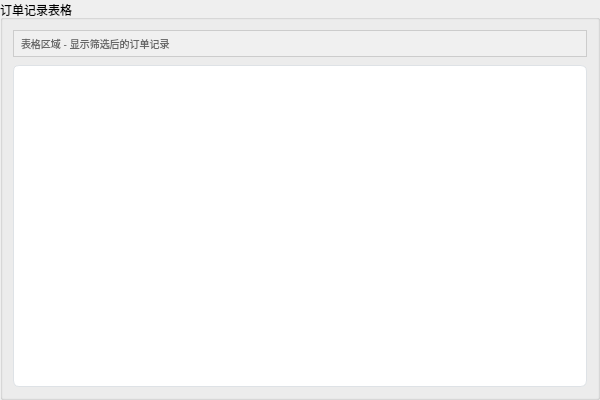
<?xml version="1.0" encoding="UTF-8"?>
<ui version="4.0">
 <class>TablePanel</class>
 <widget class="QGroupBox" name="TablePanel">
  <property name="geometry">
   <rect>
    <x>0</x>
    <y>0</y>
    <width>600</width>
    <height>400</height>
   </rect>
  </property>
  <property name="windowTitle">
   <string>订单记录表格</string>
  </property>
  <property name="title">
   <string>订单记录表格</string>
  </property>
  <property name="objectName">
   <string>TablePanel</string>
  </property>
  <layout class="QVBoxLayout" name="table_layout">
   <property name="spacing">
    <number>8</number>
   </property>
   <property name="leftMargin">
    <number>10</number>
   </property>
   <property name="topMargin">
    <number>10</number>
   </property>
   <property name="rightMargin">
    <number>10</number>
   </property>
   <property name="bottomMargin">
    <number>10</number>
   </property>
   <item>
    <widget class="QLabel" name="debug_label">
     <property name="text">
      <string>表格区域 - 显示筛选后的订单记录</string>
     </property>
     <property name="styleSheet">
      <string notr="true">color: #666; font-size: 10px; padding: 5px; background-color: #f0f0f0; border: 1px solid #ccc;</string>
     </property>
    </widget>
   </item>
   <item>
    <widget class="QTableWidget" name="order_table">
     <property name="minimumSize">
      <size>
       <width>0</width>
       <height>300</height>
      </size>
     </property>
     <property name="styleSheet">
      <string notr="true">
QTableWidget {
    background-color: white;
    alternate-background-color: #f8f9fa;
    selection-background-color: #87CEEB;
    selection-color: black;
    gridline-color: #dee2e6;
    border: 1px solid #dee2e6;
    border-radius: 6px;
}

QTableWidget::item {
    padding: 6px;
    border-bottom: 1px solid #f0f0f0;
}

QTableWidget::item:selected {
    background-color: #6C757D;
    color: white;
}

QHeaderView::section {
    background-color: qlineargradient(x1:0, y1:0, x2:1, y2:0, stop:0 #FF9E80, stop:0.09 #80DEEA, stop:0.18 #A5D6A7, stop:0.27 #CE93D8, stop:0.36 #FFCC80, stop:0.45 #90CAF9, stop:0.54 #C5E1A5, stop:0.63 #F48FB1, stop:0.72 #B39DDB, stop:0.81 #FFAB91, stop:1 #81D4FA);
    color: #333333;
    padding: 8px;
    border: none;
    font-weight: bold;
}
      </string>
     </property>
    </widget>
   </item>
  </layout>
 </widget>
 <resources/>
 <connections/>
</ui>
